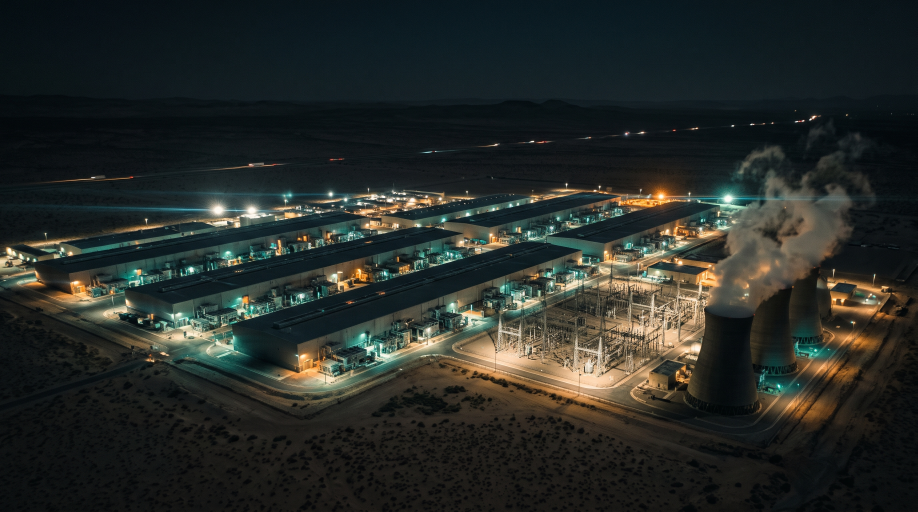
#> input picture assets/01-datacenter.jpg, 2752 x 1536 px (shown at 1/3 size); its folder holds only this picture in this run
$ python build_assets.py
#> lines starting #> are read from the running program, lines starting #| are printed output that depends on the picture
#> in main, im is the input picture: PIL image 2752x1536 RGB; mean R, G, B 39.8, 43.9, 40.1
"""Optimize assets/ (Gemini originals) into deck/public/img/*.webp for the deck.

Picks the best available source per image: full-res (.jpg/.png) > .lowres.webp > .screenshot.png.
Crops near-black letterbox bars, caps size (16:9 → 1920 wide, 1:1 → 1080), WebP q=82.
    python3 -I tools/build_assets.py
"""
from __future__ import annotations

import re
import subprocess
import sys
from pathlib import Path

from PIL import Image, ImageStat

ROOT = Path(__file__).resolve().parent.parent
SRC, DST = ROOT / "assets", ROOT / "deck" / "public" / "img"
RANK = {"": 0, ".lowres": 1, ".screenshot": 2}  # lower = better
NAME = re.compile(r"^(\d\d-[a-z0-9-]+?)(\.lowres|\.screenshot)?\.(jpg|jpeg|png|webp)$")


def pick_sources() -> dict[str, Path]:
    best: dict[str, tuple[int, Path]] = {}
    for p in sorted(SRC.iterdir()):
        m = NAME.match(p.name)
        if not m:
            continue
        stem, rank = m[1], RANK[m[2] or ""]
        if stem not in best or rank < best[stem][0]:
            best[stem] = (rank, p)
    return {k: v[1] for k, v in best.items()}


def crop_bars(im: Image.Image, thresh: float = 4.0) -> Image.Image:
    """Remove near-black rows at top/bottom (letterbox)."""
#> called with thresh = 4
    g = im.convert("L")
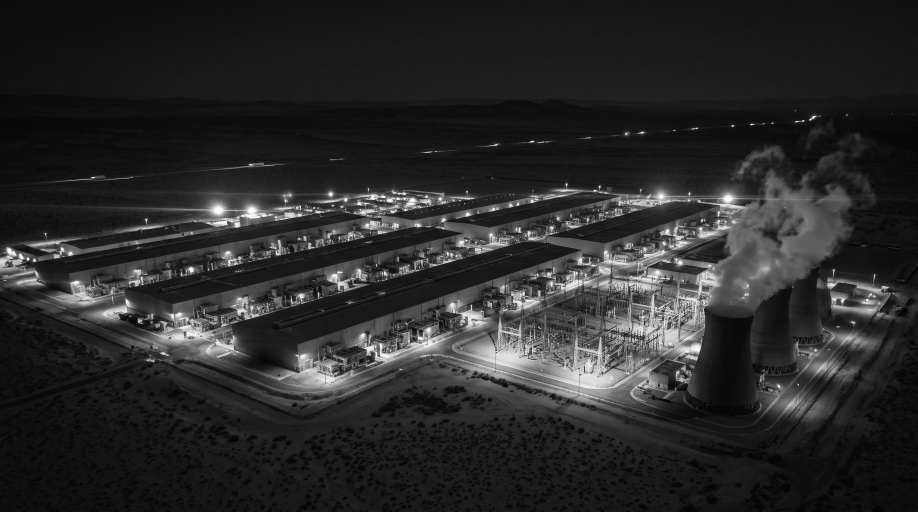
#> g: PIL image 2752x1536 L (shown at 1/3 size); min 1, max 255, mean 42.3
    w, h = g.size
#> w = 2752; h = 1536
    row = lambda y: ImageStat.Stat(g.crop((0, y, w, y + 1))).mean[0]
    top = next((y for y in range(h // 3) if row(y) > thresh), 0)
#> top = 0
    bot = next((y for y in range(h - 1, h - h // 3, -1) if row(y) > thresh), h - 1)
#> bot = 1535
    if top > 4 or bot < h - 5:
        return im.crop((0, top, w, bot + 1))
    return im


def main() -> int:
    DST.mkdir(parents=True, exist_ok=True)
    for stem, src in pick_sources().items():
        im = Image.open(src)
        im = im.convert("RGBA" if im.mode in ("RGBA", "LA", "P") else "RGB")
        im = crop_bars(im)
        w, h = im.size
#> w = 2752; h = 1536
        cap = 1080 if abs(w / h - 1) < 0.05 else 1920
#> cap = 1920
        if max(w, h) > cap:
            s = cap / max(w, h)
#> s = 0.698
            im = im.resize((round(w * s), round(h * s)), Image.LANCZOS)
#> im: PIL image 1920x1072 RGB
        out = DST / f"{stem}.webp"
        im.save(out, "WEBP", quality=82, method=6)
        print(f"{src.name:30s} {w}x{h} -> {out.name} {im.size[0]}x{im.size[1]} {out.stat().st_size // 1024} KB")
#| 01-datacenter.jpg              2752x1536 -> 01-datacenter.webp 1920x1072 173 KB
    build_sim()
    return 0


def build_sim() -> None:
    """assets/sim.gif (simulator screen capture) -> img/sim.mp4.
    Crops to the hexagon map only: the right panel and the year bar show scenario numbers
    (breach %, SL score, budget), and the simulator must stay vague on stage."""
    src = SRC / "sim.gif"
    if not src.exists():
        return
    out = DST / "sim.mp4"
    # 1000x410 capture: keep x 70..780, y 24..402 (drops right panel, top bar, zoom control); 2x upscale; 0.6x speed
    vf = "crop=710:378:70:24,scale=1420:-2:flags=lanczos,setpts=PTS/0.6,fps=30"
    subprocess.run(["ffmpeg", "-v", "error", "-y", "-i", str(src), "-vf", vf, "-an", "-c:v", "libx264", "-pix_fmt", "yuv420p",
                    "-crf", "20", "-movflags", "+faststart", str(out)], check=True)
    webm = DST / "sim.webm"  # VP9 too: some Chromium builds lack H.264
    subprocess.run(["ffmpeg", "-v", "error", "-y", "-i", str(src), "-vf", vf, "-an", "-c:v", "libvpx-vp9", "-b:v", "0", "-crf", "34",
                    "-row-mt", "1", str(webm)], check=True)
    print(f"{src.name:30s} -> {out.name} {out.stat().st_size // 1024} KB + {webm.name} {webm.stat().st_size // 1024} KB (cropped: no scenario numbers)")


if __name__ == "__main__":
    sys.exit(main())
#> (the program exits here)

$ run again, on assets/05-fortress.jpg
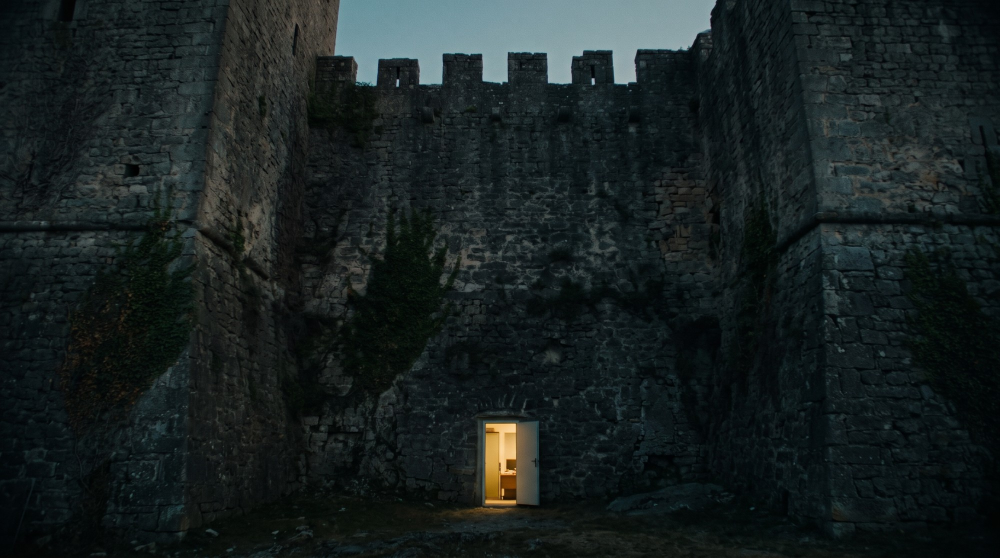
#> input picture assets/05-fortress.jpg, 2000 x 1116 px (shown at 1/2 size)
#> in main, im is the input picture: PIL image 2000x1116 RGB; mean R, G, B 24.2, 32.8, 32.9
#> in crop_bars, `g = im.convert("L")`:
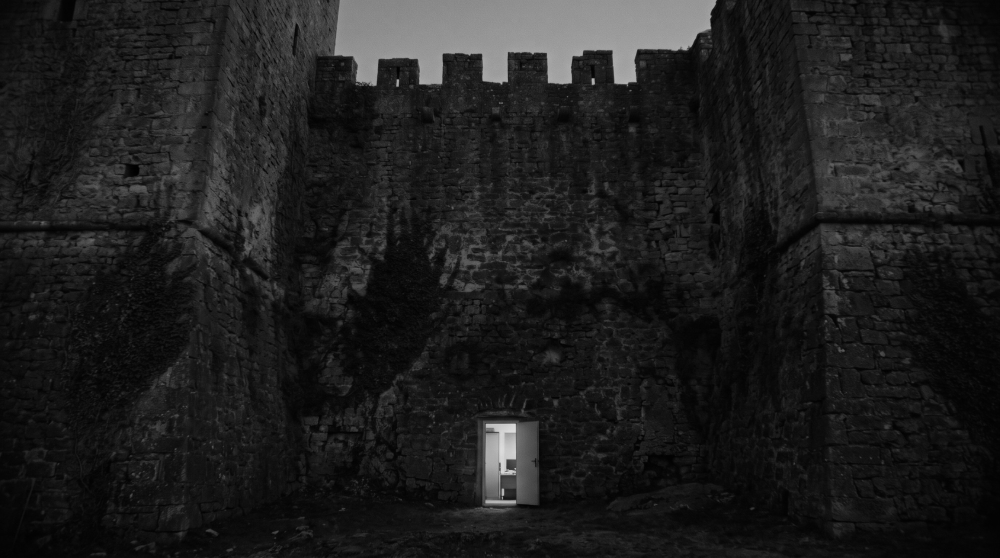
#> g: PIL image 2000x1116 L (shown at 1/2 size); min 0, max 222, mean 30.2
#> im: PIL image 1920x1071 RGB
#| 05-fortress.jpg                2000x1116 -> 05-fortress.webp 1920x1071 136 KB

$ run again, on assets/05-fortress.lowres.webp
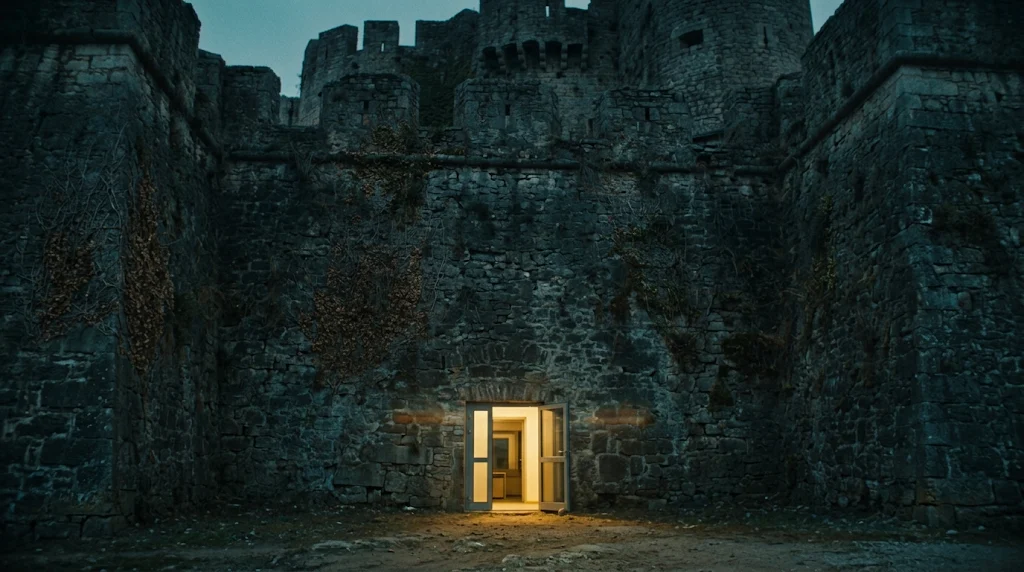
#> input picture assets/05-fortress.lowres.webp, 1024 x 572 px
#> in main, im is the input picture: PIL image 1024x572 RGB; mean R, G, B 26.2, 39.1, 36.9
#> in crop_bars, `g = im.convert("L")`:
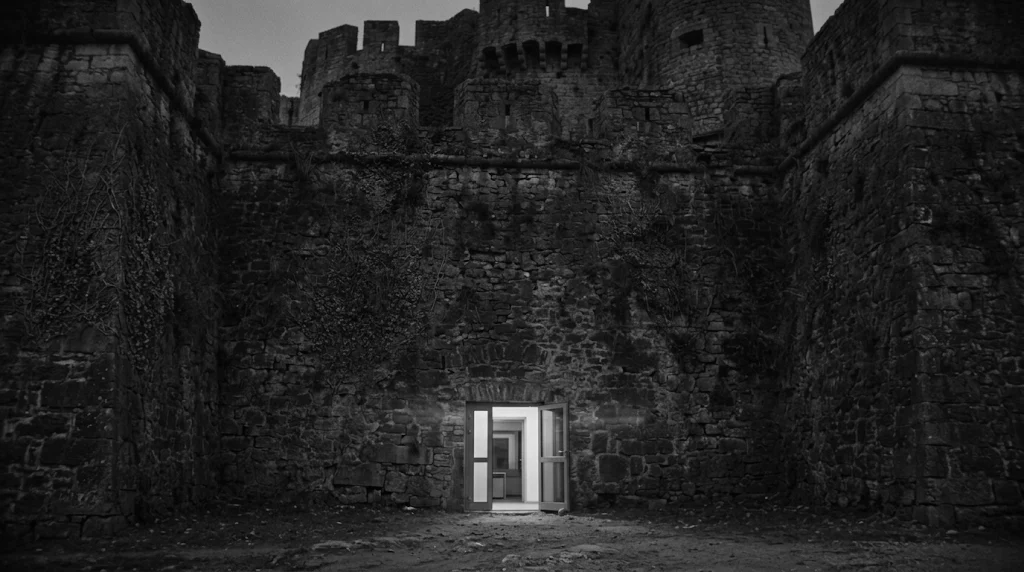
#> g: PIL image 1024x572 L; min 0, max 236, mean 35
#| 05-fortress.lowres.webp        1024x572 -> 05-fortress.webp 1024x572 86 KB

$ run again, on assets/02-microsd.jpg
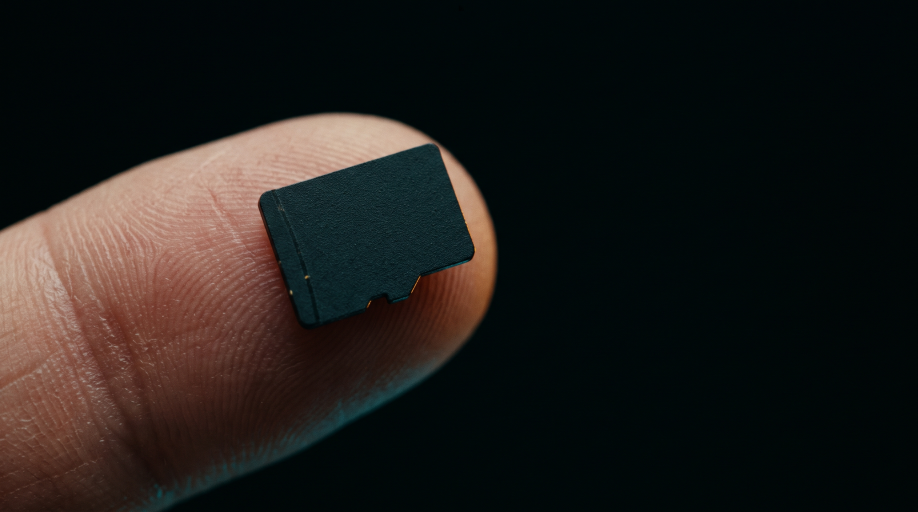
#> input picture assets/02-microsd.jpg, 2752 x 1536 px (shown at 1/3 size)
#> in main, im is the input picture: PIL image 2752x1536 RGB; mean R, G, B 31, 28.8, 26.5
#> in crop_bars, `g = im.convert("L")`:
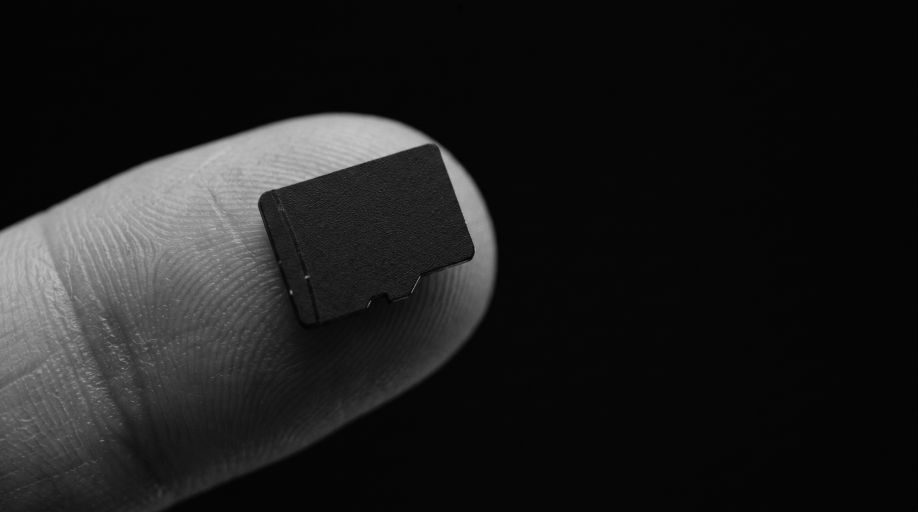
#> g: PIL image 2752x1536 L (shown at 1/3 size); min 0, max 210, mean 29.1
#> im: PIL image 1920x1072 RGB
#| 02-microsd.jpg                 2752x1536 -> 02-microsd.webp 1920x1072 54 KB
